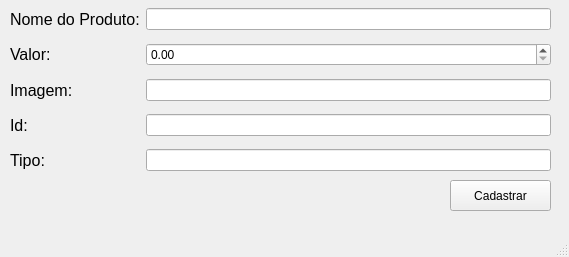
<?xml version="1.0" encoding="UTF-8"?>
<ui version="4.0">
 <class>janela_cadastro</class>
 <widget class="QMainWindow" name="janela_cadastro">
  <property name="geometry">
   <rect>
    <x>0</x>
    <y>0</y>
    <width>569</width>
    <height>257</height>
   </rect>
  </property>
  <property name="windowTitle">
   <string>Cadastro de Produtos</string>
  </property>
  <widget class="QWidget" name="centralwidget">
   <widget class="QPushButton" name="btnCadastrar">
    <property name="geometry">
     <rect>
      <x>450</x>
      <y>180</y>
      <width>101</width>
      <height>31</height>
     </rect>
    </property>
    <property name="text">
     <string>Cadastrar</string>
    </property>
   </widget>
   <widget class="QWidget" name="">
    <property name="geometry">
     <rect>
      <x>10</x>
      <y>1</y>
      <width>541</width>
      <height>181</height>
     </rect>
    </property>
    <layout class="QGridLayout" name="gridLayout">
     <item row="0" column="0">
      <widget class="QLabel" name="label">
       <property name="font">
        <font>
         <pointsize>12</pointsize>
        </font>
       </property>
       <property name="text">
        <string>Nome do Produto:</string>
       </property>
      </widget>
     </item>
     <item row="0" column="1">
      <widget class="QLineEdit" name="nomeProduto"/>
     </item>
     <item row="1" column="0">
      <widget class="QLabel" name="label_2">
       <property name="font">
        <font>
         <pointsize>12</pointsize>
        </font>
       </property>
       <property name="text">
        <string>Valor:</string>
       </property>
      </widget>
     </item>
     <item row="1" column="1">
      <widget class="QDoubleSpinBox" name="spbvalor">
       <property name="decimals">
        <number>2</number>
       </property>
      </widget>
     </item>
     <item row="2" column="0">
      <widget class="QLabel" name="label_3">
       <property name="font">
        <font>
         <pointsize>12</pointsize>
        </font>
       </property>
       <property name="text">
        <string>Imagem:</string>
       </property>
      </widget>
     </item>
     <item row="2" column="1">
      <widget class="QLineEdit" name="nomeImagem"/>
     </item>
     <item row="3" column="0">
      <widget class="QLabel" name="label_4">
       <property name="font">
        <font>
         <pointsize>12</pointsize>
        </font>
       </property>
       <property name="text">
        <string>Id:</string>
       </property>
      </widget>
     </item>
     <item row="3" column="1">
      <widget class="QLineEdit" name="produtoId"/>
     </item>
     <item row="4" column="0">
      <widget class="QLabel" name="label_5">
       <property name="font">
        <font>
         <pointsize>12</pointsize>
        </font>
       </property>
       <property name="text">
        <string>Tipo:</string>
       </property>
      </widget>
     </item>
     <item row="4" column="1">
      <widget class="QLineEdit" name="tipo_produto"/>
     </item>
    </layout>
   </widget>
  </widget>
  <widget class="QMenuBar" name="menubar">
   <property name="geometry">
    <rect>
     <x>0</x>
     <y>0</y>
     <width>569</width>
     <height>21</height>
    </rect>
   </property>
  </widget>
  <widget class="QStatusBar" name="statusbar"/>
 </widget>
 <resources/>
 <connections/>
</ui>
